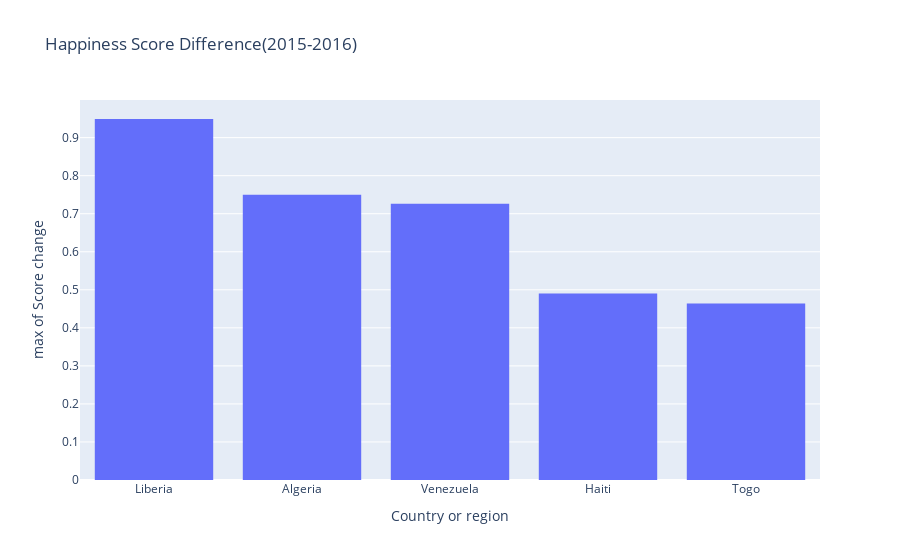

Write notebook code for a chart like this one.
### Code cell
fig = px.histogram(df, x=score_2015_2016_df["Country"].head(5), y=score_2015_2016_df["Score change (2015-2016)"].head(5),
                   labels={'x':'Country or region', "y":"Score change"},
                   histfunc='max',
                  title="Happiness Score Difference(2015-2016)")
fig.show()

### Figure 1 — Plotly figure (JSON) as saved in the notebook; plotly's stock layout.template omitted (floating-point values rounded to 4 significant figures)
{"data": [{"alignmentgroup": "True", "bingroup": "x", "histfunc": "max", "hovertemplate": "Country or region=%{x}<br>max of Score change=%{y}<extra></extra>", "legendgroup": "", "marker": {"color": "#636efa", "pattern": {"shape": ""}}, "name": "", "offsetgroup": "", "orientation": "v", "showlegend": false, "type": "histogram", "x": ["Liberia", "Algeria", "Venezuela", "Haiti", "Togo"], "xaxis": "x", "y": [0.949, 0.75, 0.726, 0.49, 0.464], "yaxis": "y"}], "layout": {"autosize": true, "barmode": "relative", "legend": {"tracegroupgap": 0}, "title": {"text": "Happiness Score Difference(2015-2016)"}, "xaxis": {"anchor": "y", "autorange": true, "domain": [0, 1], "range": [-0.5, 4.5], "title": {"text": "Country or region"}, "type": "category"}, "yaxis": {"anchor": "x", "autorange": true, "domain": [0, 1], "range": [0, 0.9989], "title": {"text": "max of Score change"}, "type": "linear"}}}
